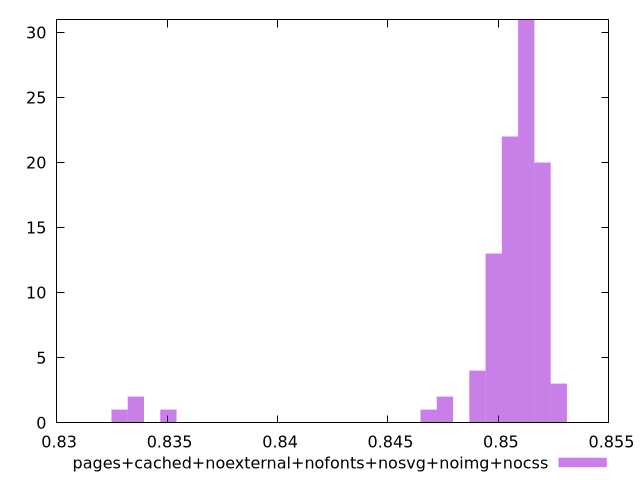

This figure's gnuplot source:
$_pagesCachedNoexternalNofontsNosvgNoimgNocss <<EOF
0.8512601670854455 31
0.8519965513130281 20
0.8497873986302803 13
0.8505237828578629 22
0.8475782459475326 2
0.8468418617199501 1
0.8527329355406106 3
0.8328505613958813 1
0.8490510144026978 4
0.8335869456234639 2
0.835059714078629 1
EOF
set key outside below
set terminal pngcairo
set output "report_00004_2020-11-02T20-21-41.718Z/largest-contentful-paint/pages+cached+noexternal+nofonts+nosvg+noimg+nocss//hist.png"
set yrange [0:31]
set boxwidth 0.0007363842275825653
set style fill transparent solid 0.5 noborder
plot $_pagesCachedNoexternalNofontsNosvgNoimgNocss title "pages+cached+noexternal+nofonts+nosvg+noimg+nocss" with boxes ,
